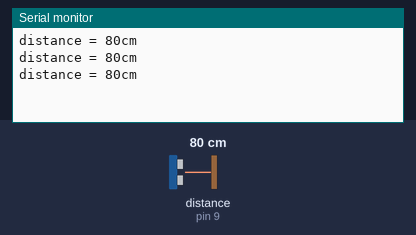
The sketch below on a simulated Arduino Uno, built with avr-gcc and run on an emulated ATmega328P. Shown: the last lines printed to the serial monitor. Wiring (inferred from the names in the program): ultrasonic range finder: trigger pin 10; echo pin 9. The inputs (shaded band) are chosen by the test bench; at power-on: distance to the obstacle (sensor on pin 9) 80 cm. The echo pulse lasts 58.3 µs per cm.

Above: at 1.3 s.
1.4 s: distance to the obstacle (sensor on pin 9) set to 2 cm
At 1.9 s:
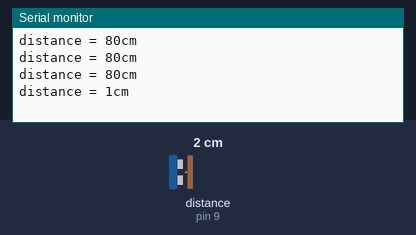
2.9 s: distance to the obstacle (sensor on pin 9) set to 4 cm
At 3.4 s:
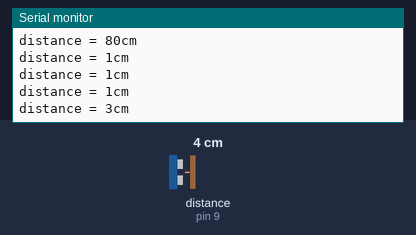
Timing chart, 0 to 5.9 s (numbered marks = the images above; inputs shaded):
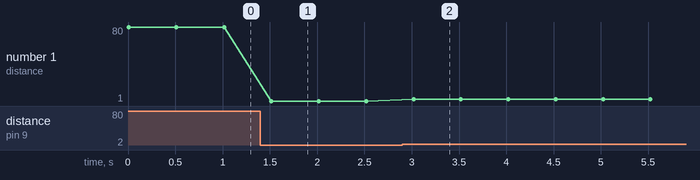

The sketch:

ultraSonic_4pin.ino
```cpp
/*
      4pin 超音波範例                     © 華夏科大電子系 吳宗憲
      可搭配ABB Car 操作，成為超音波自走車
*/
const byte trigPin = 10;  // 超音波模組的觸發腳
const byte echoPin = 9;    // 超音波模組的接收腳
// const byte echoPin = A5;
unsigned long d;          // 儲存高脈衝的持續時間

unsigned long ping() {
  digitalWrite(trigPin, HIGH);   // 觸發腳設定成高電位
  delayMicroseconds(10);         // 持續 10 微秒
  digitalWrite(trigPin, LOW);    // 觸發腳設定成低電位

  return pulseIn(echoPin, HIGH); // 傳回高脈衝的持續時間
}

void setup() {
  pinMode(trigPin, OUTPUT);  // 觸發腳設定成「輸出」
  pinMode(echoPin, INPUT);   // 接收腳設定成「輸入」

  Serial.begin(9600);        // 初始化序列埠
}
void loop(){
  d = ping() / 58;       // 把高脈衝時間值換算成公分單位
  Serial.print("distance = ");
  Serial.print(d);       // 顯示距離
  Serial.print("cm");
  Serial.println();
  delay(500);          // 等待一秒鐘（每隔一秒測量一次）
}
```

Measured:
- after the input at 1.4 s, the serial monitor: prints a new line after 0.12 s (image 1)
- after the input at 2.9 s, the serial monitor: prints a new line after 0.12 s (image 2)
- plotted number 1: 80 → 1 after the input at 1.4 s, 1 → 3 after the input at 2.9 s
